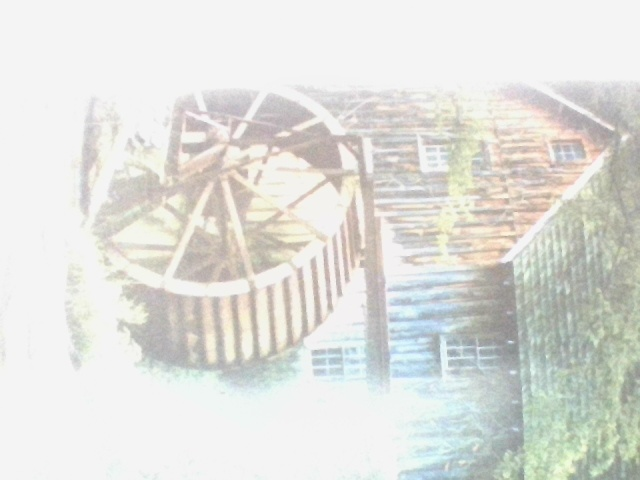
#> input picture Task 4.2/img1.jpg, 640 x 480 px
$ python 'image crop and swap.py'
#> lines starting #> are read from the running program, lines starting #| are printed output that depends on the picture
import cv2
import numpy

dphoto = cv2.imread('img1.jpg')
#> dphoto is the input picture: shape (480, 640, 3); mean B, G, R 219.8, 224.3, 223.7
photo = cv2.imread('img2.jpg')
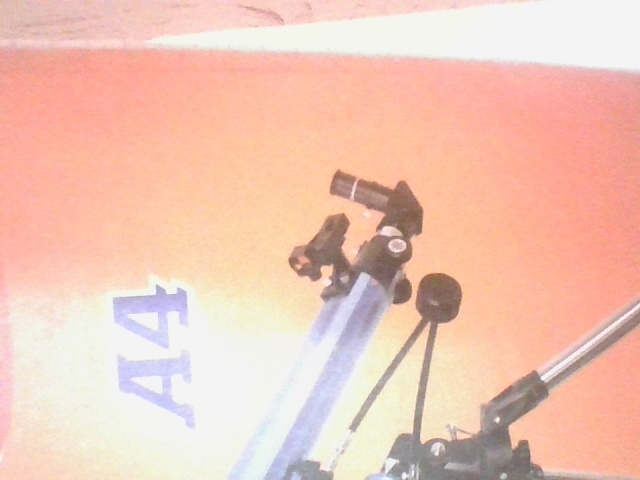
#> input picture Task 4.2/img2.jpg, 640 x 480 px
#> photo is the input picture: shape (480, 640, 3); mean B, G, R 182.9, 198.8, 240.1
cphoto = cv2.imread('img1.jpg')

dphoto[50:500, 100:400] , photo[50:500 , 100:400] = photo[50:500 , 100:400] , dphoto[50:500, 100:400]
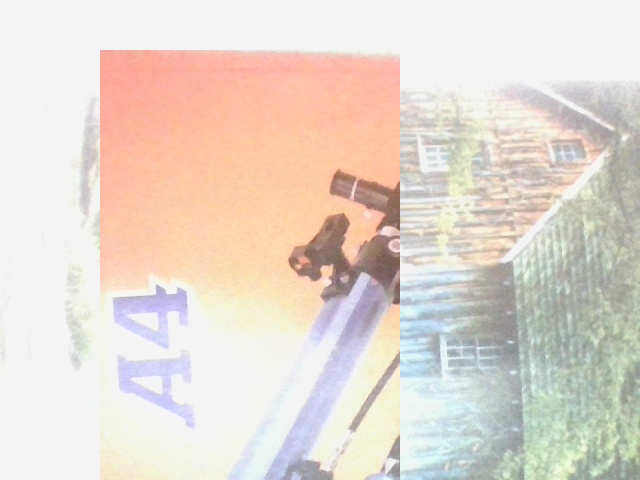
#> dphoto: shape (480, 640, 3); mean B, G, R 207.2, 216.5, 228
photo[50:500 , 100:400] , cphoto[50:500 , 100:400] = cphoto[50:500 , 100:400] , photo[50:500 , 100:400]
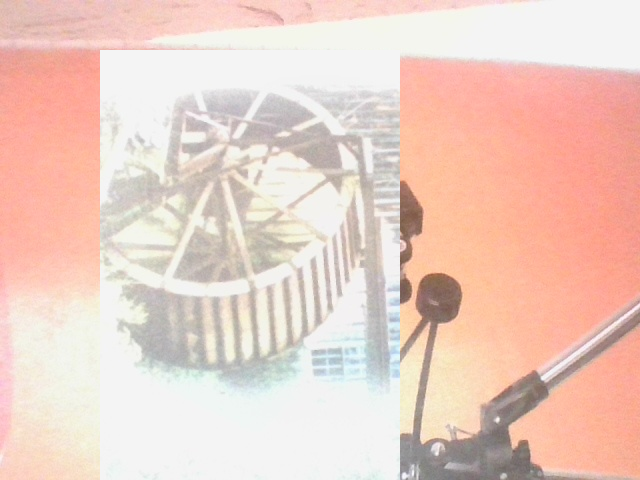
#> photo: shape (480, 640, 3); mean B, G, R 195.5, 206.5, 235.8

cv2.imshow('hi', photo)
cv2.waitKey(9999)
cv2.destroyAllWindows()

cv2.imshow('hi', dphoto)
cv2.waitKey(9999)
cv2.destroyAllWindows()
